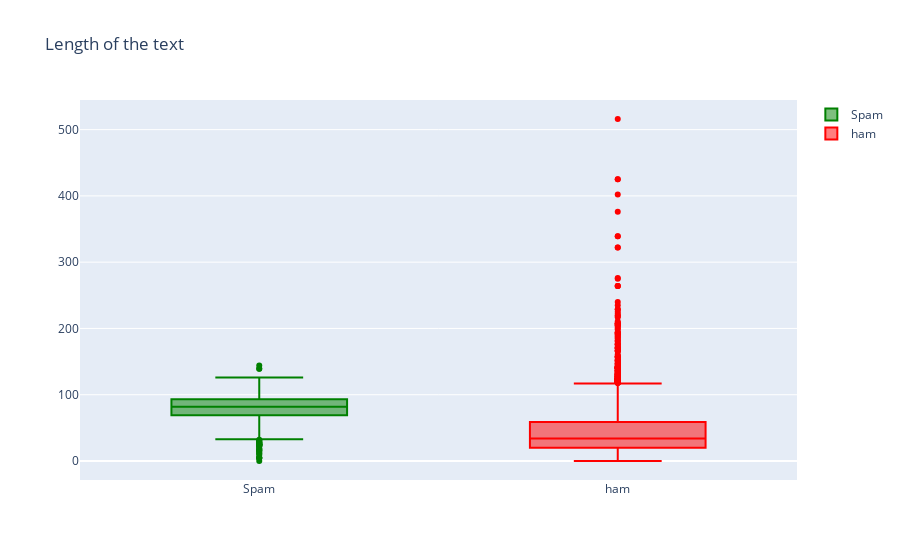

Notebook code for this chart:
### Markdown cell above
Relationship of text length with the target

### Code cell
trace0 = go.Box(
    y=spam['text_length'],
    name = 'Spam',
    marker = dict(
        color = 'green',
    )
)

trace1 = go.Box(
    y=ham['text_length'],
    name = 'ham',
    marker = dict(
        color = 'red',
    )
)


data = [trace0, trace1]
layout = go.Layout(
    title = "Length of the text"
)

fig = go.Figure(data=data,layout=layout)
iplot(fig, filename = "Length of the text of different polarities")

### Figure 1 — Plotly figure (JSON) as saved in the notebook; plotly's stock layout.template omitted (floating-point values rounded to 4 significant figures; data arrays with more than 128 entries replaced by an {"elided": "..."} marker saying what was removed)
{"data": [{"marker": {"color": "green"}, "name": "Spam", "type": "box", "y": {"elided": "747 int values"}}, {"marker": {"color": "red"}, "name": "ham", "type": "box", "y": {"elided": "4825 int values"}}], "layout": {"title": {"text": "Length of the text"}}}
